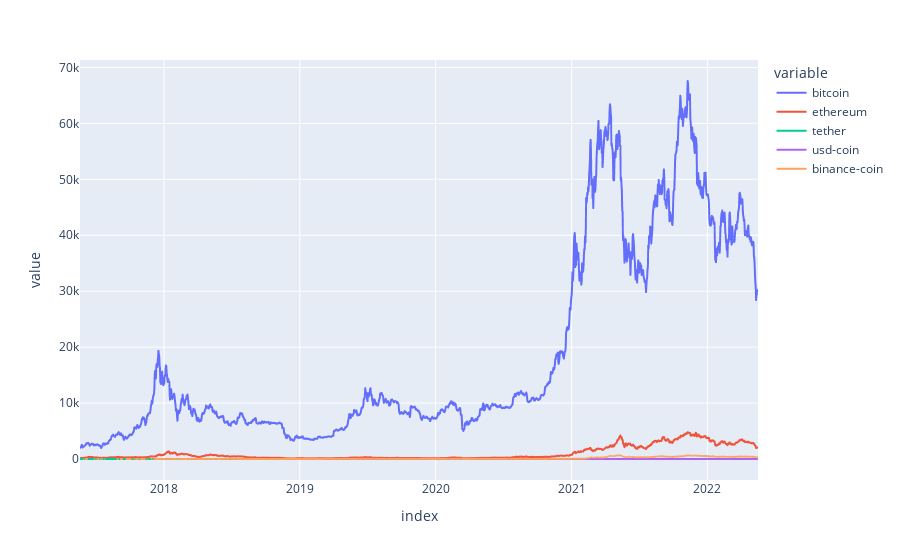

The notebook cell saved with this chart:
### Code cell
fig = px.line(melt_df, x=melt_df.index, y='value', color='variable')
fig.show()

### Figure 1 — Plotly figure (JSON) as saved in the notebook; plotly's stock layout.template omitted (floating-point values rounded to 4 significant figures; data arrays with more than 128 entries replaced by an {"elided": "..."} marker saying what was removed)
{"data": [{"hovertemplate": "variable=bitcoin<br>index=%{x}<br>value=%{y}<extra></extra>", "legendgroup": "bitcoin", "line": {"color": "#636efa", "dash": "solid"}, "marker": {"symbol": "circle"}, "mode": "lines", "name": "bitcoin", "showlegend": true, "type": "scattergl", "x": {"elided": "1823 str values"}, "xaxis": "x", "y": {"elided": "1823 float values"}, "yaxis": "y"}, {"hovertemplate": "variable=ethereum<br>index=%{x}<br>value=%{y}<extra></extra>", "legendgroup": "ethereum", "line": {"color": "#EF553B", "dash": "solid"}, "marker": {"symbol": "circle"}, "mode": "lines", "name": "ethereum", "showlegend": true, "type": "scattergl", "x": {"elided": "1823 str values"}, "xaxis": "x", "y": {"elided": "1823 float values"}, "yaxis": "y"}, {"hovertemplate": "variable=tether<br>index=%{x}<br>value=%{y}<extra></extra>", "legendgroup": "tether", "line": {"color": "#00cc96", "dash": "solid"}, "marker": {"symbol": "circle"}, "mode": "lines", "name": "tether", "showlegend": true, "type": "scattergl", "x": {"elided": "1823 str values"}, "xaxis": "x", "y": {"elided": "1823 float values"}, "yaxis": "y"}, {"hovertemplate": "variable=usd-coin<br>index=%{x}<br>value=%{y}<extra></extra>", "legendgroup": "usd-coin", "line": {"color": "#ab63fa", "dash": "solid"}, "marker": {"symbol": "circle"}, "mode": "lines", "name": "usd-coin", "showlegend": true, "type": "scattergl", "x": {"elided": "1823 str values"}, "xaxis": "x", "y": {"elided": "1823 float values"}, "yaxis": "y"}, {"hovertemplate": "variable=binance-coin<br>index=%{x}<br>value=%{y}<extra></extra>", "legendgroup": "binance-coin", "line": {"color": "#FFA15A", "dash": "solid"}, "marker": {"symbol": "circle"}, "mode": "lines", "name": "binance-coin", "showlegend": true, "type": "scattergl", "x": {"elided": "1823 str values"}, "xaxis": "x", "y": {"elided": "1823 float values"}, "yaxis": "y"}], "layout": {"autosize": true, "legend": {"title": {"text": "variable"}, "tracegroupgap": 0}, "margin": {"t": 60}, "xaxis": {"anchor": "y", "autorange": true, "domain": [0, 1], "range": ["2017-05-20", "2022-05-17"], "title": {"text": "index"}, "type": "date"}, "yaxis": {"anchor": "x", "autorange": true, "domain": [0, 1], "range": [-3754.0, 71330.0], "title": {"text": "value"}, "type": "linear"}}}
